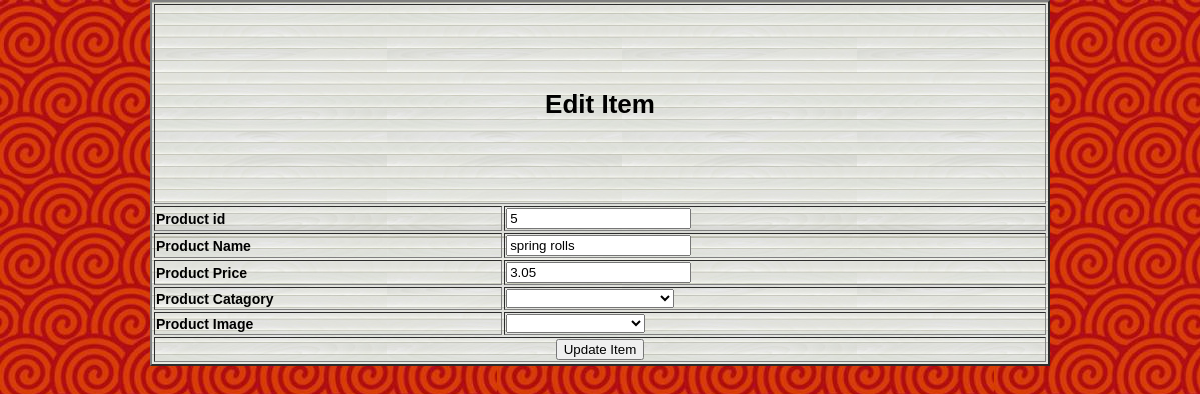
/editProduct.php?id=5 (signed in), run on the app's committed database.
### tables this page shows
CREATE TABLE `products` (
  `id` int(10) NOT NULL,
  `name` varchar(100) NOT NULL,
  `price` decimal(10,2) NOT NULL DEFAULT '0.00',
  `catagory` int(10) NOT NULL,
  `image` varchar(100) NOT NULL
);

### editProduct.php (the view, shortened to what this page needs)
<?php include ('includes/db.php'); ?>
<?php
$id = $_GET['id'];
$editProduct = "SELECT * FROM `products` where id = $id";
if ($result = $mysqli->query($editProduct))
{
    while ($row = mysqli_fetch_array($result))
    {
        $id = $row['id'];
        $name = $row['name'];
        $price = $row['price'];
        $catagory = $row['catagory'];
        $image = $row['image'];
    }
}
?>
<!DOCTYPE html>
<html>
  <head>
    <link rel="stylesheet" href="css/style.css" type="text/css">
  </head>
  <body >
    <div   <div id="container2">
          <form action="editProduct.php?id=<?php echo $id; ?>" method="post">
            <table  id="tableImage" align="center" width="900" border="2" bgcolor="white">
              <tr align="center" height="200">
                      <td colspan="8" align="right"><h1>Edit Item</h1></td>
              </tr>
              <tr>
                    <td><b>Product id</b></td>
                    <td><input type="text" name="productId"
                      value="<?php
echo $id; ?>"
                      ></td>
              </tr>
              <tr>
                    <td><b>Product Name</b></td>
                    <td><input type="text" name="productName"  value="<?php
echo $name; ?>"required></td>
              </tr>
              <tr>
                    <td><b>Product Price</b></td>
                    <td><input type="text" name="productPrice"
                      value="<?php
echo $price; ?>"
                      required></td>
              </tr>
              <tr>
                    <td><b>Product Catagory</b></td>
                    <td>
                          <select name="productCatagory">
                            <option value="<?php echo $catagory; ?>">
                              <?php
$catagories = "SELECT * FROM `products_catagory` ";
$result = $mysqli->query($catagories);
while ($row = mysqli_fetch_array($result))
{
    $id = $row['id'];
    $name = $row['name'];
    echo "<option value='$id'>$name</option>";
}
?>
                            </option>
                            </select>
                    </td>
              </tr>
              <tr>
                    <td><b>Product Image</b></td>
                      <td>
                      <select name="productImage">
                        <option value="<?php echo $image; ?>">
                          <?php
$images = "SELECT DISTINCT image FROM `products` ";
$result = $mysqli->query($images);
while ($row = mysqli_fetch_array($result))
{
    $name = $row['image'];
    echo "<option>$name</option>";
}
?>
                        </option>
                        </select>
                          </td>
              </tr>
              <tr align="center">
                    <td colspan="8" ><input type="submit" value="Update Item" name="editdone" onclick=" itemUpdated();"></td>
              </tr>
            </table>
          </form>
            </div>
  </body>
</html>

### css/style.css (style rules this page uses)
body { margin: 0px; font-family: Verdana, Arial, Helvetica, sans-serif; background-color: #e6e6e6; font-size: 14px; background-position: left top; background-image: url(../images/bg-spirals.jpg); }
h1 { font-size: 26px; text-align: center; }
#tableImage { background-image: url(../images/bg-striped.jpg); }

### data on the page
products: productId "5", productName "spring rolls", productPrice "3.05"
